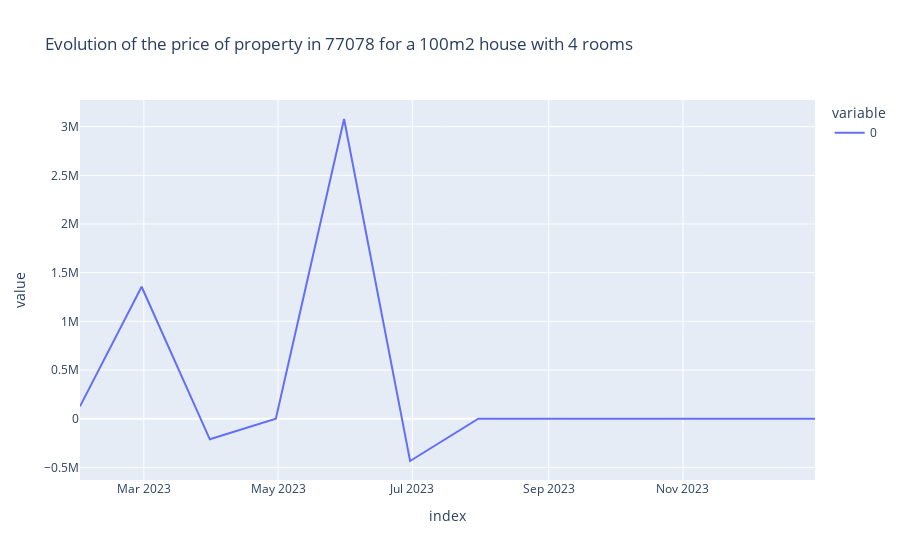

Notebook cell for this chart:
### Code cell
# Make a prediction for the next year for a 100m2 house with 4 rooms in 77078 and plot the evolution of the price of property

fh = pd.date_range(start="2023-01-01", end="2024-01-01", freq="M")

forecast = gaussian_process.predict(
    pd.DataFrame({"new_commune": [77078]*len(fh), "Type local": ["Maison"]*len(fh), "Surface Totale": [100]*len(fh), "Nombre pieces principales": [4]*len(fh), "Date mutation": fh}))
forecast = pd.Series(forecast, index=fh)
px.line(forecast, title="Evolution of the price of property in 77078 for a 100m2 house with 4 rooms")

### Figure 1 — Plotly figure (JSON) as saved in the notebook; plotly's stock layout.template omitted (floating-point values rounded to 4 significant figures)
{"data": [{"hovertemplate": "variable=0<br>index=%{x}<br>value=%{y}<extra></extra>", "legendgroup": "0", "line": {"color": "#636efa", "dash": "solid"}, "marker": {"symbol": "circle"}, "mode": "lines", "name": "0", "orientation": "v", "showlegend": true, "type": "scatter", "x": ["2023-01-31T00:00:00", "2023-02-28T00:00:00", "2023-03-31T00:00:00", "2023-04-30T00:00:00", "2023-05-31T00:00:00", "2023-06-30T00:00:00", "2023-07-31T00:00:00", "2023-08-31T00:00:00", "2023-09-30T00:00:00", "2023-10-31T00:00:00", "2023-11-30T00:00:00", "2023-12-31T00:00:00"], "xaxis": "x", "y": [127600.0, 1356000.0, -211400.0, 0, 3078000.0, -434100.0, 0, 0, 0, 0, 0, 0], "yaxis": "y"}], "layout": {"legend": {"title": {"text": "variable"}, "tracegroupgap": 0}, "title": {"text": "Evolution of the price of property in 77078 for a 100m2 house with 4 rooms"}, "xaxis": {"anchor": "y", "domain": [0, 1], "title": {"text": "index"}}, "yaxis": {"anchor": "x", "domain": [0, 1], "title": {"text": "value"}}}}
